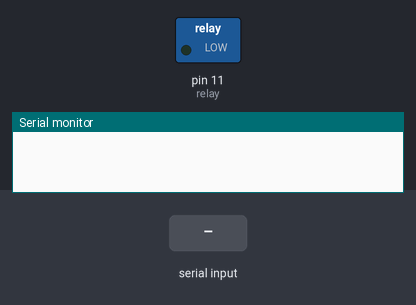
This sketch was run on a simulated Arduino Uno, built with avr-gcc and run on an emulated ATmega328P. Parts: switched loads named in the sketch (green lamp = pin HIGH), the last lines printed to the serial monitor. The inputs (shaded band) are chosen by the test bench. Pins used as bus, display or sensor lines are not drawn.

Above: at 1.2 s.
1.3 s: "0\n" received over Serial
At 1.9 s:
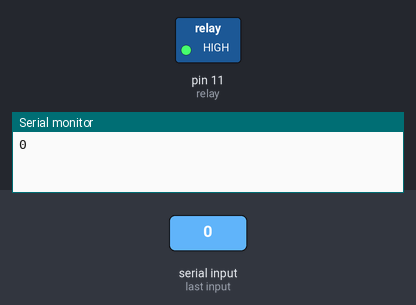
2.8 s: "1\n" received over Serial
At 4.2 s:
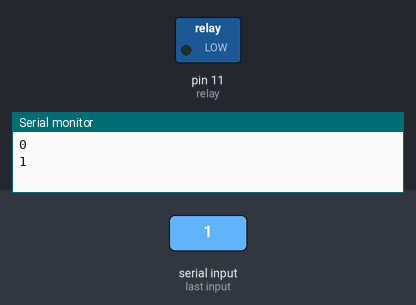
Timing chart, 0 to 5.8 s (numbered marks = the images above; inputs shaded):
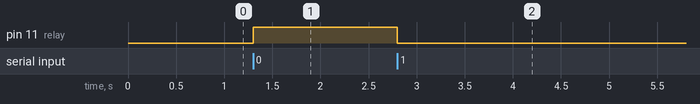

The sketch:

BLE_NextTitan.ino
```cpp
/*
 * Sample to
 * Switching on output pin
 */
char data = 0;                //Variable for storing received data
#define power 13          //Arduino PIN 13 for power display
#define relay 11              //Arduino PIN 11 for relay control

void setup() {
  Serial.begin(9600);             //Sets the data rate in bits per second (baud) for serial data transmission
  pinMode(relay, OUTPUT);         //Sets digital pin 13 as output pin
  pinMode(power, OUTPUT);     //For output power displayed
}
void loop() {

   digitalWrite(power, HIGH);        //Permanently turn ON LED for power display

  if(Serial.available() > 0) { // Send data only when you receive data:
    data = Serial.read();      //Read the incoming data and store it into variable data
    Serial.print(data);        //Print Value inside data in Serial monitor
    Serial.print("\n");        //New line
    if(data == '1')            //Checks whether value of data is equal to 1
      digitalWrite(relay, LOW);  //If value is 1 then switch RELAY OFF
    else if(data == '0')       //Checks whether value of data is equal to 0
      digitalWrite(relay, HIGH);   //If value is 0 then Switch  RELAY ON
  }
}
```

Measured:
- after the input at 1.3 s, pin 11 (relay): LOW → HIGH at once
- after the input at 2.8 s, pin 11 (relay): HIGH → LOW at once
